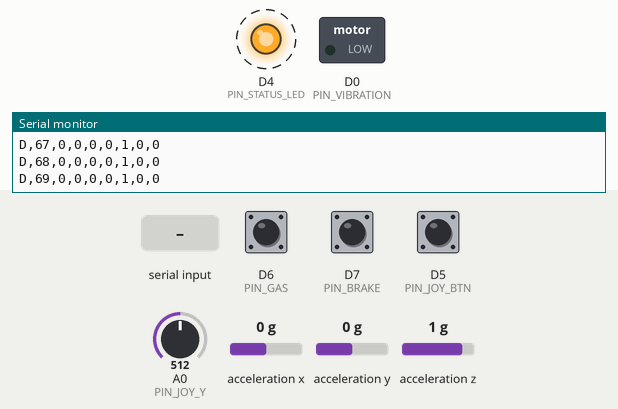
Simulated run of this sketch. Board: ESP8266 (NodeMCU). Parts: switched loads named in the sketch (green lamp = pin HIGH), output pins drawn as LEDs (lit = HIGH), the last lines printed to the serial monitor. Wiring (inferred from the names in the program): ADXL345 accelerometer at I2C address 0x53. Dashed ring = blinking. The test bench sets the inputs (shaded band); at power-on: D6 (PIN_GAS) HIGH, D7 (PIN_BRAKE) HIGH, D5 (PIN_JOY_BTN) HIGH, A0 (PIN_JOY_Y) = 512, acceleration x 0 g, acceleration y 0 g, acceleration z 1 g. WiFi joins after 1.5 s; servers stay silent unless stated; EEPROM starts erased.

Above: at 1.3 s.
1.4 s: "VIB 1\n" received over Serial
At 1.8 s:
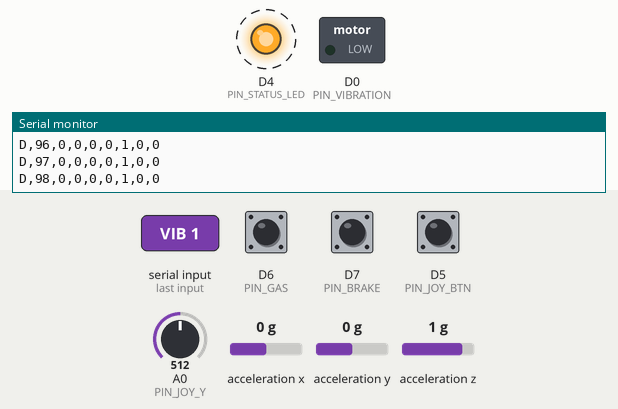
7.4 s: "VIB 150\n" received over Serial
At 7.5 s:
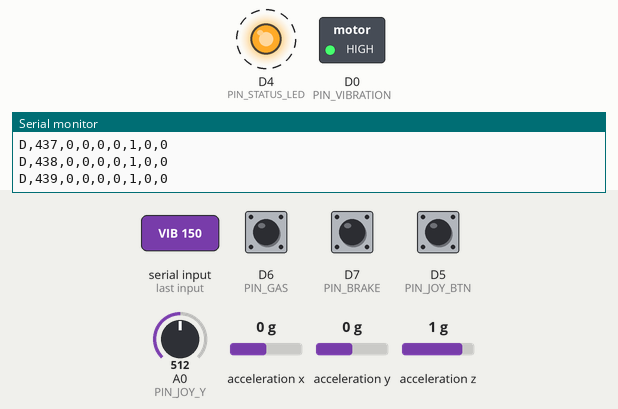
Timing chart, 0 to 17.4 s (numbered marks = the images above; inputs shaded):
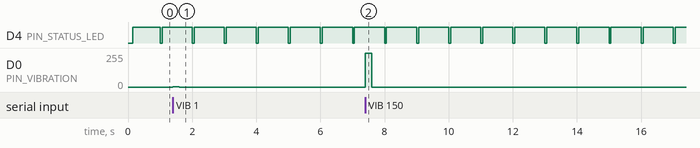

The sketch:

esp-racer-controller.ino
```cpp
// ESP Racer controller firmware
// ESP8266 (NodeMCU) + ADXL345 or MPU6050 tilt sensor + analog joystick and/or
// gas and brake paddles, a nitro button and a vibration motor.
//
// Streams controller state as text lines over USB serial (always) and over
// WiFi WebSocket (when enabled). Full protocol: docs/protocol.md
//
//   D,<seq>,<roll x10>,<pitch x10>,<joy -1000..1000>,<nitro 0/1>,<flags>,<gas 0/1>,<brake 0/1>
//
// Wiring: docs/wiring.md. Build: open this folder in Arduino IDE, or run
// PlatformIO from the firmware/ folder.

#include "config.h"
#include "net.h"
#include "settings_store.h"
#include "tilt_sensor.h"

TiltSensor tilt;

// Joystick state
int joyCenter = 512;
float joyFiltered = 512;
// Debounced push button, pressed = pin pulled to GND.
struct Button {
  uint8_t pin;
  bool stable;
  bool lastRaw;
  uint32_t changedAt;

  bool read() {
    bool raw = digitalRead(pin) == LOW;
    uint32_t now = millis();
    if (raw != lastRaw) {
      lastRaw = raw;
      changedAt = now;
    }
    if (now - changedAt >= BTN_DEBOUNCE_MS) stable = raw;
    return stable;
  }
};
Button nitroBtn = {PIN_JOY_BTN, false, false, 0};
Button gasBtn = {PIN_GAS, false, false, 0};
Button brakeBtn = {PIN_BRAKE, false, false, 0};

// Vibration motor: the game asks for a strength and a duration; the motor stops
// by itself when the time runs out, even if the game or the WiFi link dies.
uint8_t vibStrength = 0;    // 0..100
uint32_t vibUntil = 0;      // millis() when the current pulse ends

uint32_t seq = 0;
uint32_t lastFrameUs = 0;
uint32_t lastSensorRetry = 0;
String serialLine;

// ---------------------------------------------------------------------------
// Output helpers: every reply goes to USB and WiFi so both stay in sync.
// ---------------------------------------------------------------------------
void sendLine(const String& line) {
  Serial.println(line);
  netBroadcast(line.c_str());
}

String jsonEscape(const char* s) {
  String out;
  for (; *s; s++) {
    if (*s == '"' || *s == '\\') out += '\\';
    if ((uint8_t)*s >= 0x20) out += *s;
  }
  return out;
}

void sendInfo() {
  char addr[8];
  snprintf(addr, sizeof(addr), "0x%02X", tilt.address());
  String j = "I {\"fw\":\"" FW_VERSION "\",\"sensor\":\"";
  j += tilt.name();
  j += "\",\"sensorAddr\":\"";
  j += addr;
  j += "\",\"sensorOk\":";
  j += tilt.ok() ? "true" : "false";
  j += ",\"wifiMode\":\"";
  j += wifiModeName(settings.wifiMode);
  j += "\",\"wifiState\":\"";
  j += netState();
  j += "\",\"ip\":\"";
  j += netIp();
  j += "\",\"wsPort\":" + String(WS_PORT);
  j += ",\"apSsid\":\"" + jsonEscape(settings.apSsid);
  j += "\",\"apPass\":\"" + jsonEscape(settings.apPass);
  j += "\",\"staSsid\":\"" + jsonEscape(settings.staSsid);
  j += "\",\"hz\":" + String(settings.streamHz);
  j += ",\"joyCenter\":" + String(joyCenter);
  j += ",\"caps\":[\"pedals\",\"haptics\"]";
  j += "}";
  sendLine(j);
}

// ---------------------------------------------------------------------------
// Joystick and button
// ---------------------------------------------------------------------------
void calibrateJoystick() {
  long sum = 0;
  for (int i = 0; i < 32; i++) {
    sum += analogRead(PIN_JOY_Y);
    delay(2);
  }
  joyCenter = constrain(sum / 32, 200, 823);
  joyFiltered = joyCenter;
}

int readJoystick() {
  joyFiltered += (analogRead(PIN_JOY_Y) - joyFiltered) * (1.0f - JOY_SMOOTHING);
  float v = joyFiltered >= joyCenter ? (joyFiltered - joyCenter) / (1023.0f - joyCenter)
                                     : (joyFiltered - joyCenter) / (float)joyCenter;
  float mag = fabsf(v);
  if (mag < JOY_DEADZONE) return 0;
  mag = min(1.0f, (mag - JOY_DEADZONE) / (1.0f - JOY_DEADZONE));
  return (int)(copysignf(mag, v) * 1000);
}

// ---------------------------------------------------------------------------
// Vibration motor
// ---------------------------------------------------------------------------
void setVibration(int strength, uint32_t ms) {
  vibStrength = constrain(strength, 0, 100);
  vibUntil = millis() + ms;
  analogWrite(PIN_VIBRATION, vibStrength);
}

void updateVibration() {
  if (vibStrength && (int32_t)(millis() - vibUntil) >= 0) {
    vibStrength = 0;
    analogWrite(PIN_VIBRATION, 0);
  }
}

// ---------------------------------------------------------------------------
// Commands (from USB serial or WebSocket). See docs/protocol.md.
// ---------------------------------------------------------------------------
void handleCommand(const String& rawLine) {
  String line = rawLine;
  line.trim();
  if (line.length() == 0) return;

  int sp = line.indexOf(' ');
  String cmd = sp < 0 ? line : line.substring(0, sp);
  String arg = sp < 0 ? "" : line.substring(sp + 1);
  cmd.toUpperCase();
  arg.trim();

  if (cmd == "PING") {
    sendLine("OK PONG");
  } else if (cmd == "INFO") {
    sendInfo();
  } else if (cmd == "HELP") {
    sendLine("# Commands: PING | INFO | CALJOY | RATE <10-100> | VIB <0-100> [ms] | WIFI MODE <OFF|AP|STA>");
    sendLine("#   WIFI SSID <name> | WIFI PASS <password> | WIFI APSSID <name> | WIFI APPASS <8+ chars>");
    sendLine("#   WIFI APPLY (save + restart WiFi) | RESET (factory defaults) | REBOOT");
  } else if (cmd == "CALJOY") {
    calibrateJoystick();
    sendLine("OK CALJOY " + String(joyCenter));
  } else if (cmd == "VIB") {
    // Sent many times per second by the game, so success is silent (no OK line).
    int sp2 = arg.indexOf(' ');
    String s = sp2 < 0 ? arg : arg.substring(0, sp2);
    long ms = sp2 < 0 ? VIB_DEFAULT_MS : arg.substring(sp2 + 1).toInt();
    if (s.length() == 0 || ms < 0) {
      sendLine("ERR VIB <0-100> [ms]");
      return;
    }
    setVibration(s.toInt(), min(ms, (long)VIB_MAX_MS));
  } else if (cmd == "RATE") {
    int hz = arg.toInt();
    if (hz < 10 || hz > 100) {
      sendLine("ERR RATE must be 10..100");
      return;
    }
    settings.streamHz = hz;
    settingsSave();
    sendLine("OK RATE " + String(hz));
  } else if (cmd == "WIFI") {
    int sp2 = arg.indexOf(' ');
    String sub = sp2 < 0 ? arg : arg.substring(0, sp2);
    String val = sp2 < 0 ? "" : arg.substring(sp2 + 1);
    sub.toUpperCase();
    if (sub == "MODE") {
      val.toUpperCase();
      if (val == "OFF") settings.wifiMode = NET_OFF;
      else if (val == "AP") settings.wifiMode = NET_AP;
      else if (val == "STA") settings.wifiMode = NET_STA;
      else {
        sendLine("ERR WIFI MODE must be OFF, AP or STA");
        return;
      }
      sendLine("OK WIFI MODE " + val + " (send WIFI APPLY to activate)");
    } else if (sub == "SSID") {
      val.toCharArray(settings.staSsid, sizeof(settings.staSsid));
      sendLine("OK WIFI SSID");
    } else if (sub == "PASS") {
      val.toCharArray(settings.staPass, sizeof(settings.staPass));
      sendLine("OK WIFI PASS");
    } else if (sub == "APSSID") {
      if (val.length() == 0) {
        sendLine("ERR APSSID cannot be empty");
        return;
      }
      val.toCharArray(settings.apSsid, sizeof(settings.apSsid));
      sendLine("OK WIFI APSSID");
    } else if (sub == "APPASS") {
      if (val.length() < 8) {
        sendLine("ERR APPASS needs at least 8 characters");
        return;
      }
      val.toCharArray(settings.apPass, sizeof(settings.apPass));
      sendLine("OK WIFI APPASS");
    } else if (sub == "APPLY") {
      settingsSave();
      sendLine("OK WIFI APPLY");
      netApply();
      sendInfo();
    } else {
      sendLine("ERR unknown WIFI command, send HELP");
    }
  } else if (cmd == "RESET") {
    settingsReset();
    settingsSave();
    sendLine("OK RESET");
    netApply();
    sendInfo();
  } else if (cmd == "REBOOT") {
    sendLine("OK REBOOT");
    delay(100);
    ESP.restart();
  } else {
    sendLine("ERR unknown command '" + cmd + "', send HELP");
  }
}

void readSerialCommands() {
  while (Serial.available()) {
    char c = Serial.read();
    if (c == '\n' || c == '\r') {
      if (serialLine.length()) handleCommand(serialLine);
      serialLine = "";
    } else if (serialLine.length() < 160) {
      serialLine += c;
    }
  }
}

// ---------------------------------------------------------------------------
// Status LED: fast blink = no tilt sensor, solid = WiFi client connected,
// short heartbeat every second = running normally.
// ---------------------------------------------------------------------------
void updateLed() {
  uint32_t t = millis();
  bool on;
  if (!tilt.ok()) on = (t / 100) % 2;
  else if (netHasClients()) on = true;
  else on = (t % 1000) < 60;
  digitalWrite(PIN_STATUS_LED, (on ^ STATUS_LED_ACTIVE_LOW) ? HIGH : LOW);
}

// ---------------------------------------------------------------------------
void setup() {
  Serial.begin(SERIAL_BAUD);
  serialLine.reserve(160);
  pinMode(PIN_JOY_BTN, INPUT_PULLUP);
  pinMode(PIN_GAS, INPUT_PULLUP);
  pinMode(PIN_BRAKE, INPUT_PULLUP);
  pinMode(PIN_VIBRATION, OUTPUT);
  analogWriteRange(100);  // VIB strength 0..100 maps straight to the PWM duty
  analogWriteFreq(1000);
  analogWrite(PIN_VIBRATION, 0);
  pinMode(PIN_STATUS_LED, OUTPUT);
  delay(50);
  Serial.println();
  Serial.println("# ESP Racer controller " FW_VERSION);

  settingsLoad();
  if (tilt.begin()) {
    Serial.printf("# Tilt sensor: %s at 0x%02X\n", tilt.name(), tilt.address());
  } else {
    Serial.println("# WARNING: no tilt sensor found. Check SDA->D2, SCL->D1, VCC, GND (docs/wiring.md)");
  }
  calibrateJoystick();
  Serial.printf("# Joystick center: %d (keep the stick released while booting)\n", joyCenter);

  netBegin(handleCommand);
  sendInfo();
}

void loop() {
  readSerialCommands();
  netLoop();
  updateLed();
  updateVibration();

  uint32_t now = micros();
  uint32_t frameUs = 1000000UL / settings.streamHz;
  if (now - lastFrameUs < frameUs) return;
  lastFrameUs = now;

  if (!tilt.ok() && millis() - lastSensorRetry > 1000) {
    lastSensorRetry = millis();
    if (tilt.begin()) sendInfo();
  }
  tilt.update();

  int joy = readJoystick();
  bool nitro = nitroBtn.read();
  bool gas = gasBtn.read();
  bool brake = brakeBtn.read();
  uint8_t flags = tilt.ok() ? 1 : 0;

  char buf[72];
  snprintf(buf, sizeof(buf), "D,%lu,%d,%d,%d,%d,%u,%d,%d", (unsigned long)seq++,
           (int)lroundf(tilt.roll() * 10), (int)lroundf(tilt.pitch() * 10), joy, nitro ? 1 : 0, flags,
           gas ? 1 : 0, brake ? 1 : 0);
  Serial.println(buf);
  netBroadcast(buf);
}
```

net.cpp
```cpp
#include "net.h"

#include <ESP8266WebServer.h>
#include <ESP8266WiFi.h>
#include <ESP8266mDNS.h>
#include <WebSocketsServer.h>

#include "config.h"
#include "settings_store.h"

namespace {

enum State : uint8_t { ST_OFF, ST_AP, ST_CONNECTING, ST_STA, ST_AP_FALLBACK };

WebSocketsServer ws(WS_PORT);
ESP8266WebServer http(HTTP_PORT);
LineHandler commandHandler = nullptr;
State state = ST_OFF;
uint32_t connectStart = 0;
bool mdnsStarted = false;

void startAp() {
  WiFi.mode(WIFI_AP);
  WiFi.softAP(settings.apSsid, settings.apPass);
}

void onWsEvent(uint8_t num, WStype_t type, uint8_t* payload, size_t length) {
  switch (type) {
    case WStype_CONNECTED:
      ws.sendTXT(num, "# hello from ESP Racer controller");
      break;
    case WStype_TEXT:
      if (commandHandler) {
        String line;
        line.reserve(length);
        for (size_t i = 0; i < length; i++) line += (char)payload[i];
        commandHandler(line);
      }
      break;
    default:
      break;
  }
}

void handleRoot() {
  String ip = netIp();
  String html =
      "<!doctype html><meta name=viewport content='width=device-width'>"
      "<title>ESP Racer</title><body style='font-family:sans-serif;background:#111;color:#eee;padding:20px'>"
      "<h1>ESP Racer controller</h1><p>Firmware " FW_VERSION "</p>"
      "<p>WiFi mode: <b>";
  html += netState();
  html += "</b><br>IP: <b>" + ip + "</b><br>WebSocket: <b>ws://" + ip + ":" + String(WS_PORT) +
          "</b><br>Clients: <b>" + String(ws.connectedClients()) + "</b></p>"
          "<p>In the game choose <i>Connect WiFi</i> and enter <b>" + ip + "</b>.</p></body>";
  http.send(200, "text/html", html);
}

}  // namespace

void netBegin(LineHandler onCommand) {
  commandHandler = onCommand;
  WiFi.persistent(false);  // we store credentials ourselves
  ws.begin();
  ws.onEvent(onWsEvent);
  http.on("/", handleRoot);
  http.begin();
  netApply();
}

void netApply() {
  if (mdnsStarted) {
    MDNS.end();
    mdnsStarted = false;
  }
  WiFi.disconnect(true);
  WiFi.softAPdisconnect(true);

  switch (settings.wifiMode) {
    case NET_AP:
      startAp();
      state = ST_AP;
      break;
    case NET_STA:
      if (settings.staSsid[0] == '\0') {
        startAp();
        state = ST_AP_FALLBACK;
        break;
      }
      WiFi.mode(WIFI_STA);
      WiFi.hostname(MDNS_HOSTNAME);
      WiFi.begin(settings.staSsid, settings.staPass);
      connectStart = millis();
      state = ST_CONNECTING;
      break;
    default:
      WiFi.mode(WIFI_OFF);
      state = ST_OFF;
      return;
  }
  // Disabling modem sleep keeps WiFi latency low and steady.
  WiFi.setSleepMode(WIFI_NONE_SLEEP);
}

void netLoop() {
  if (state == ST_OFF) return;

  if (state == ST_CONNECTING) {
    if (WiFi.status() == WL_CONNECTED) {
      state = ST_STA;
      mdnsStarted = MDNS.begin(MDNS_HOSTNAME);
      if (mdnsStarted) {
        MDNS.addService("http", "tcp", HTTP_PORT);
        MDNS.addService("ws", "tcp", WS_PORT);
      }
      Serial.print("# WiFi connected, IP ");
      Serial.println(WiFi.localIP());
    } else if (millis() - connectStart > STA_CONNECT_TIMEOUT_MS) {
      // Could not join the home network: open our own AP so the user is never locked out.
      Serial.println("# WiFi join failed, falling back to access point");
      startAp();
      state = ST_AP_FALLBACK;
    }
  } else if (state == ST_STA && WiFi.status() != WL_CONNECTED) {
    connectStart = millis();
    state = ST_CONNECTING;  // the SDK reconnects on its own
  }

  if (mdnsStarted) MDNS.update();
  ws.loop();
  http.handleClient();
}

void netBroadcast(const char* line) {
  if (state == ST_OFF || ws.connectedClients() == 0) return;
  ws.broadcastTXT(line);
}

bool netHasClients() { return state != ST_OFF && ws.connectedClients() > 0; }

const char* netState() {
  switch (state) {
    case ST_AP: return "ap";
    case ST_CONNECTING: return "connecting";
    case ST_STA: return "sta";
    case ST_AP_FALLBACK: return "ap-fallback";
    default: return "off";
  }
}

String netIp() {
  if (state == ST_STA) return WiFi.localIP().toString();
  if (state == ST_AP || state == ST_AP_FALLBACK) return WiFi.softAPIP().toString();
  return "";
}
```

net.h
```cpp
// WiFi transport: access point or station mode, a WebSocket server that
// streams the same text lines as USB serial, and a tiny status web page.
#pragma once
#include <Arduino.h>

typedef void (*LineHandler)(const String& line);

void netBegin(LineHandler onCommand);
void netLoop();
// (Re)starts WiFi using the current settings.
void netApply();
// Sends one text line to every connected WebSocket client.
void netBroadcast(const char* line);
bool netHasClients();
// Human readable state for INFO: "off", "ap", "sta", "connecting", "ap-fallback".
const char* netState();
String netIp();
```

tilt_sensor.h
```cpp
// Tilt sensor abstraction. The sensor is auto-detected on the I2C bus at boot:
//   ADXL345 at 0x53 (SDO -> GND) or 0x1D (SDO -> VCC)
//   MPU6050 at 0x68 (AD0 -> GND) or 0x69 (AD0 -> VCC)
// Swapping the ADXL345 for an MPU6050 needs no code change, only re-wiring.
#pragma once
#include <Arduino.h>

enum TiltSensorType : uint8_t { SENSOR_NONE = 0, SENSOR_ADXL345, SENSOR_MPU6050 };

class TiltSensor {
 public:
  // Scans the bus and configures the first supported sensor found.
  bool begin();
  // Reads the sensor and updates roll/pitch. Call at a steady rate.
  void update();

  // Degrees. Sign depends on how the module is mounted; the game can invert it.
  float roll() const { return roll_; }
  float pitch() const { return pitch_; }
  TiltSensorType type() const { return type_; }
  uint8_t address() const { return addr_; }
  const char* name() const;
  bool ok() const { return type_ != SENSOR_NONE && errors_ < 20; }

 private:
  bool probeAdxl(uint8_t addr);
  bool probeMpu(uint8_t addr);
  bool readAdxl(float& ax, float& ay, float& az);
  bool readMpu(float& ax, float& ay, float& az, float& gx, float& gy);

  TiltSensorType type_ = SENSOR_NONE;
  uint8_t addr_ = 0;
  float roll_ = 0, pitch_ = 0;
  bool primed_ = false;
  uint32_t lastMicros_ = 0;
  uint8_t errors_ = 0;
};
```

settings_store.cpp
```cpp
#include "settings_store.h"

#include <EEPROM.h>

#include "config.h"

// Bump the low byte when the Settings layout changes so old data is discarded.
static const uint32_t SETTINGS_MAGIC = 0x52414301;  // "RAC" + version 1

Settings settings;

static void copyStr(char* dst, const char* src, size_t size) {
  strncpy(dst, src, size - 1);
  dst[size - 1] = '\0';
}

void settingsReset() {
  memset(&settings, 0, sizeof(settings));
  settings.magic = SETTINGS_MAGIC;
  settings.wifiMode = DEFAULT_WIFI_MODE;
  settings.streamHz = DEFAULT_STREAM_HZ;
  copyStr(settings.staSsid, DEFAULT_STA_SSID, sizeof(settings.staSsid));
  copyStr(settings.staPass, DEFAULT_STA_PASS, sizeof(settings.staPass));
  copyStr(settings.apSsid, DEFAULT_AP_SSID, sizeof(settings.apSsid));
  copyStr(settings.apPass, DEFAULT_AP_PASS, sizeof(settings.apPass));
}

void settingsLoad() {
  EEPROM.begin(sizeof(Settings));
  EEPROM.get(0, settings);
  bool valid = settings.magic == SETTINGS_MAGIC && settings.wifiMode <= NET_STA &&
               settings.streamHz >= 10 && settings.streamHz <= 100;
  if (!valid) {
    settingsReset();
    settingsSave();
    return;
  }
  // Guarantee termination even if flash content is odd.
  settings.staSsid[sizeof(settings.staSsid) - 1] = '\0';
  settings.staPass[sizeof(settings.staPass) - 1] = '\0';
  settings.apSsid[sizeof(settings.apSsid) - 1] = '\0';
  settings.apPass[sizeof(settings.apPass) - 1] = '\0';
}

void settingsSave() {
  EEPROM.put(0, settings);
  EEPROM.commit();
}

const char* wifiModeName(uint8_t mode) {
  switch (mode) {
    case NET_AP: return "AP";
    case NET_STA: return "STA";
    default: return "OFF";
  }
}
```

Source omitted: tilt_sensor.cpp (4798 bytes), config.h (3603 bytes), settings_store.h (526 bytes)

Measured:
- after the input at 1.4 s, D0 (PIN_VIBRATION): 0/255 → 2/255 at once, → 0/255 0.20 s later
- after the input at 7.4 s, D0 (PIN_VIBRATION): 0/255 → 255/255 at once, → 0/255 0.20 s later
- by itself, D4 (PIN_STATUS_LED): alternates HIGH for 0.94 s and LOW for 0.06 s
